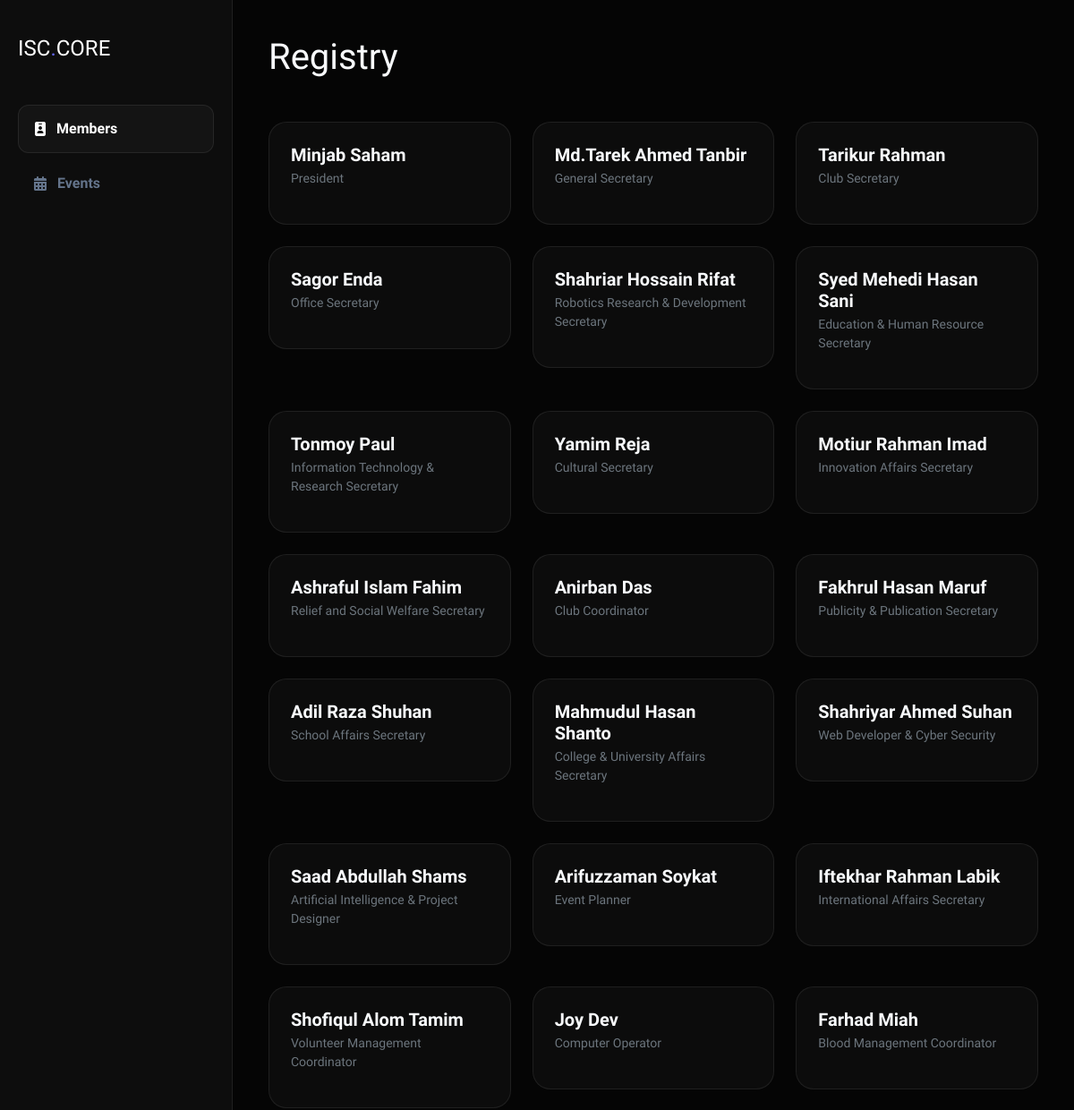
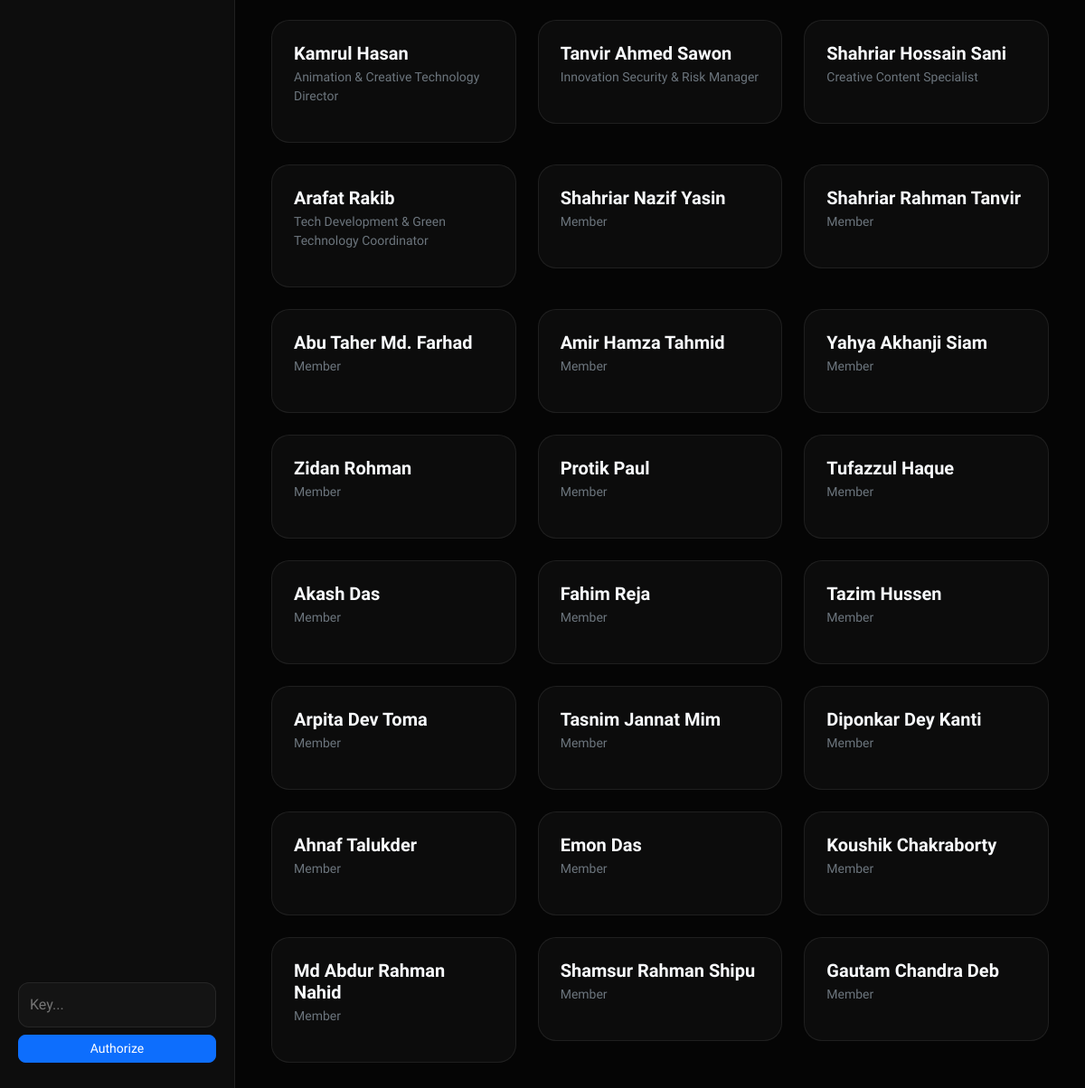
The page / on the database its author committed (2 pictures, top to bottom).
### app.py (models this page shows)
class Member(db.Model):
    id = db.Column(db.Integer, primary_key=True)
    name = db.Column(db.String(100), nullable=False)
    role = db.Column(db.String(100))
    attendances = db.relationship('Attendance', backref='member', cascade="all, delete-orphan", lazy=True)

### app.py (the view)
@app.route('/')
def index():
    is_admin = session.get('admin', False)
    members = Member.query.order_by(Member.id.asc()).all()
    events = Event.query.order_by(Event.id.desc()).all()
    total_m = len(members)
    total_a = Attendance.query.count()
    top_members = db.session.query(Member.name, Member.role, func.count(Attendance.id).label('total'))\
        .join(Attendance).group_by(Member.id).order_by(func.count(Attendance.id).desc()).limit(5).all()
    return render_template('index.html', members=members, events=events, total_m=total_m, total_a=total_a, top_members=top_members, is_admin=is_admin)

### templates/index.html (shortened to what this page needs)
<!DOCTYPE html>
<html lang="en">
<head>
    <link rel="stylesheet" href="https://cdn.jsdelivr.net/npm/bootstrap@5.3.0/dist/css/bootstrap.min.css">
    <link rel="stylesheet" href="https://cdnjs.cloudflare.com/ajax/libs/font-awesome/6.4.0/css/all.min.css">
</head>
<body>
    <div class="wrapper">
        <div class="sidebar">
            <h4 class="fw-800 mb-5 text-white">ISC<span style="color:var(--accent)">.</span>CORE</h4>
            <nav class="flex-grow-1">
                <div class="nav-link active" onclick="tab('home', this)"><i class="fas fa-id-badge"></i> Members</div>
                <div class="nav-link" onclick="tab('event_sec', this)"><i class="fas fa-calendar-alt"></i> Events</div>
            </nav>
            <div class="mt-auto">
                {% if is_admin %}
                    <a href="/logout" class="btn btn-sm btn-danger w-100 rounded-3">Lock Admin</a>
                {% else %}
                    <form action="/login" method="POST">
                        <input type="password" name="password" class="search-box mb-2" placeholder="Key...">
                        <button class="btn btn-sm btn-primary w-100 rounded-3">Authorize</button>
                    </form>
                {% endif %}
            </div>
        </div>
        <div class="main-content">
            <div id="home" class="section active">
                <div class="d-flex justify-content-between align-items-center mb-5">
                    <h1 class="fw-800 m-0">Registry</h1>
                </div>
                <div class="row g-4">
                    {% for m in members %}
                    <div class="col-md-4">
                        <div class="m-card">
                            <div onclick="new bootstrap.Modal('#mv-{{m.id}}').show();" style="cursor:pointer;">
                                <h5 class="fw-bold mb-1">{{ m.name }}</h5>
                                <p class="text-secondary small mb-3">{{ m.role }}</p>
                            </div>
                        </div>
                    </div>
                    {% endfor %}
                </div>
            </div>
        </div>
    </div>
</body>
</html>

### templates/index.html (style rules this page uses)
:root { --bg: #050505; --panel: #0d0d0d; --accent: #6366f1; --border: rgba(255, 255, 255, 0.08); }
body { background: var(--bg); color: #f8fafc; font-family: 'Plus Jakarta Sans', sans-serif; margin: 0; }
.wrapper { display: flex; height: 100vh; overflow: hidden; }
.sidebar { width: 260px; background: var(--panel); border-right: 1px solid var(--border); padding: 40px 20px; display: flex; flex-direction: column; transition: 0.3s; z-index: 1000; }
.nav-link { color: #64748b; padding: 14px 18px; border-radius: 12px; margin-bottom: 8px; cursor: pointer; transition: 0.3s; display: flex; align-items: center; gap: 12px; font-weight: 600; text-decoration: none; }
.nav-link.active { background: rgba(255,255,255,0.03); color: #fff; border: 1px solid var(--border); }
.main-content { flex: 1; padding: 40px; overflow-y: auto; }
.section { display: none; }
.section.active { display: block; animation: fadeIn 0.4s ease; }
.m-card { background: rgba(255,255,255,0.03); border: 1px solid var(--border); border-radius: 20px; padding: 24px; position: relative; transition: 0.3s; }
.search-box { background: rgba(255,255,255,0.03); border: 1px solid var(--border); border-radius: 12px; padding: 12px; color: #fff; width: 100%; margin-bottom: 15px; outline: none; }

### rows shown on the page
Member: name "Minjab Saham", role "President"
Member: name "Md.Tarek Ahmed Tanbir", role "General Secretary"
Member: name "Tarikur Rahman", role "Club Secretary"
Member: name "Sagor Enda", role "Office Secretary"
Member: name "Shahriar Hossain Rifat", role "Robotics Research & Development Secretary"
Member: name "Syed Mehedi Hasan Sani", role "Education & Human Resource Secretary"
Member: name "Tonmoy Paul", role "Information Technology & Research Secretary"
Member: name "Yamim Reja", role "Cultural Secretary"
Member: name "Motiur Rahman Imad", role "Innovation Affairs Secretary"
Member: name "Ashraful Islam Fahim", role "Relief and Social Welfare Secretary"
Member: name "Anirban Das", role "Club Coordinator"
Member: name "Fakhrul Hasan Maruf", role "Publicity & Publication Secretary"
Member: name "Adil Raza Shuhan", role "School Affairs Secretary"
Member: name "Mahmudul Hasan Shanto", role "College & University Affairs Secretary"
Member: name "Shahriyar Ahmed Suhan", role "Web Developer & Cyber Security"
Member: name "Saad Abdullah Shams", role "Artificial Intelligence & Project Designer"
Member: name "Arifuzzaman Soykat", role "Event Planner"
Member: name "Iftekhar Rahman Labik", role "International Affairs Secretary"
Member: name "Shofiqul Alom Tamim", role "Volunteer Management Coordinator"
Member: name "Joy Dev", role "Computer Operator"
Member: name "Farhad Miah", role "Blood Management Coordinator"
Member: name "Kamrul Hasan", role "Animation & Creative Technology Director"
Member: name "Tanvir Ahmed Sawon", role "Innovation Security & Risk Manager"
Member: name "Shahriar Hossain Sani", role "Creative Content Specialist"
Member: name "Arafat Rakib", role "Tech Development & Green Technology Coordinator"
Member: name "Shahriar Nazif Yasin", role "Member"
Member: name "Shahriar Rahman Tanvir", role "Member"
Member: name "Abu Taher Md. Farhad", role "Member"
Member: name "Amir Hamza Tahmid", role "Member"
Member: name "Yahya Akhanji Siam", role "Member"
Member: name "Zidan Rohman", role "Member"
Member: name "Protik Paul", role "Member"
Member: name "Tufazzul Haque", role "Member"
Member: name "Akash Das", role "Member"
Member: name "Fahim Reja", role "Member"
Member: name "Tazim Hussen", role "Member"
Member: name "Arpita Dev Toma", role "Member"
Member: name "Tasnim Jannat Mim", role "Member"
Member: name "Diponkar Dey Kanti", role "Member"
Member: name "Ahnaf Talukder", role "Member"
Member: name "Emon Das", role "Member"
Member: name "Koushik Chakraborty", role "Member"
Member: name "Md Abdur Rahman Nahid", role "Member"
Member: name "Shamsur Rahman Shipu", role "Member"
Member: name "Gautam Chandra Deb", role "Member"
